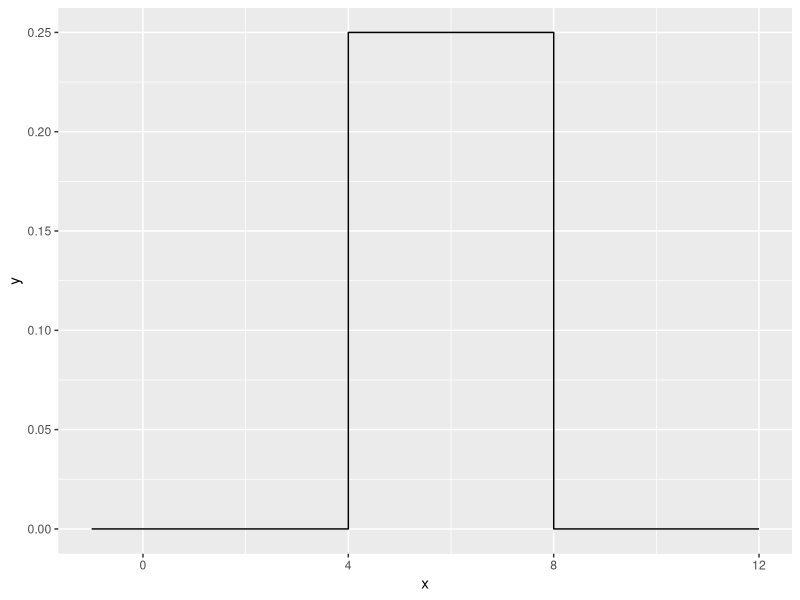
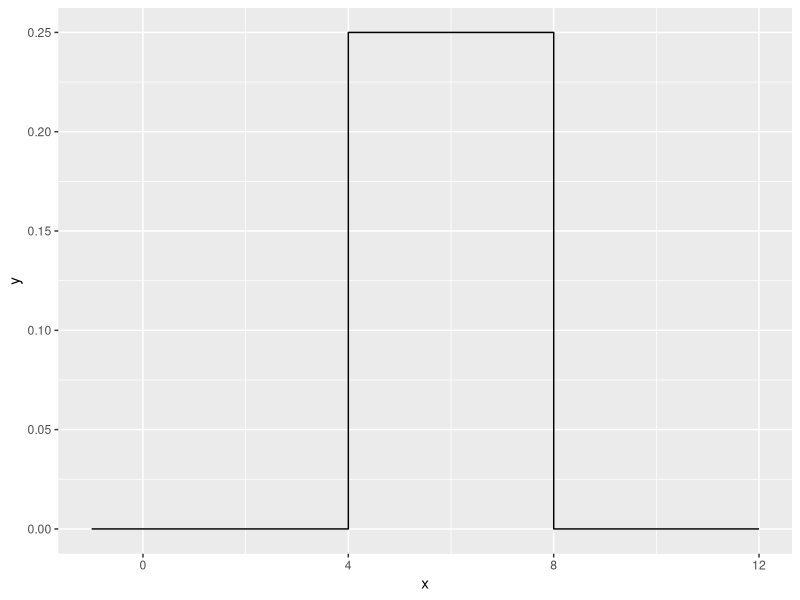
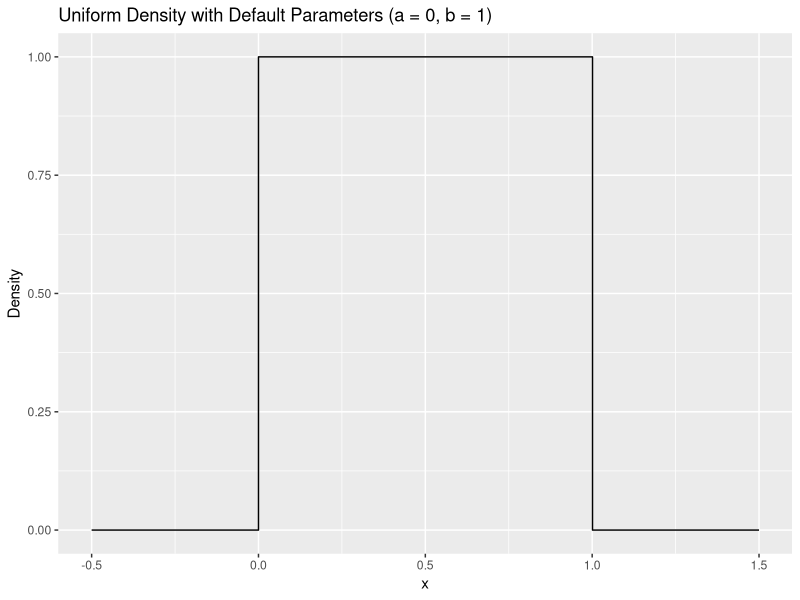
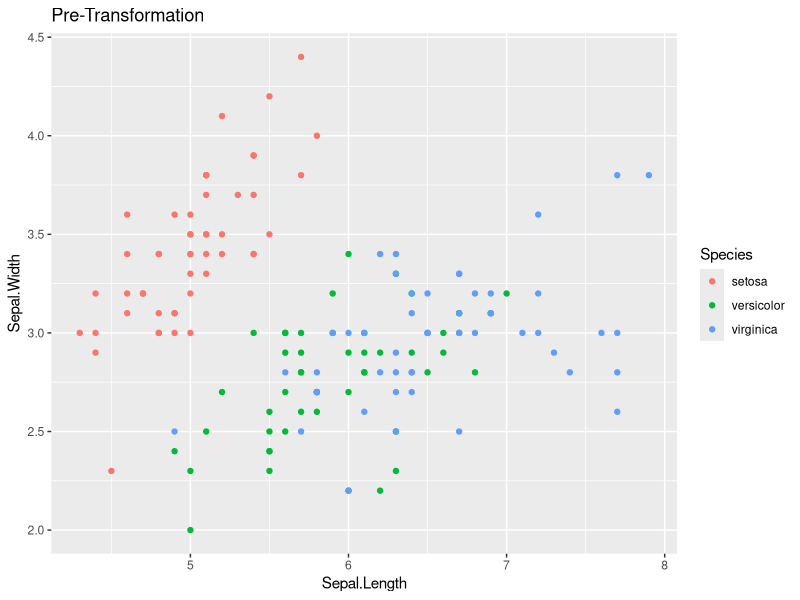
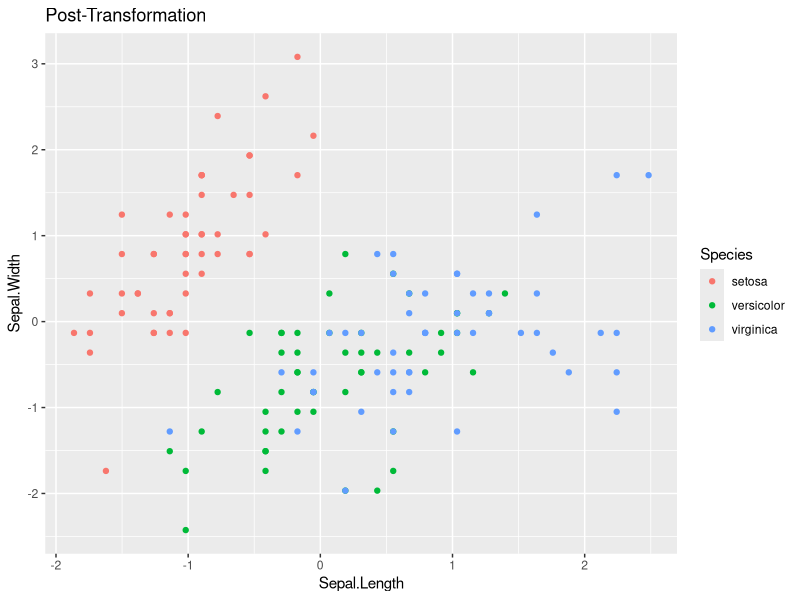

Recreate these plots in R, in order.
## ---- chunk 1
library(dplyr)
library(ggplot2)
library(microbenchmark)
## ---- chunk 2
duniform <- function(x, a, b) {
  if (x >= a & x <= b) {
    return(1 / (b - a))
  } else {
    return(0)
  }
}

duniform(x = 2, a = 4, b = 8)

duniform(x = 6, a = 4, b = 8)

duniform(x = 10, a = 4, b = 8)

duniform <- function(x, a, b) {
  output <- numeric(length(x)) # Pre-allocate output vector
  for (i in 1:length(x)) {
    if (x[i] >= a & x[i] <= b) {
      output[i] <- 1 / (b - a)
    } else {
      output[i] <- 0
    }
  }
  return(output)
}

data.frame(x = seq(-1, 12, by = .001)) %>%
  mutate(y = duniform(x, 4, 8)) %>%
  ggplot(aes(x = x, y = y)) +
  geom_step()

microbenchmark::microbenchmark(
  duniform(seq(-4, 12, by = .0001), 4, 8),
  times = 100
)

duniform <- function(x, a, b) {
  ifelse(x >= a & x <= b, 1 / (b - a), 0)
}

data.frame(x = seq(-1, 12, by = .001)) %>%
  mutate(y = duniform(x, 4, 8)) %>%
  ggplot(aes(x = x, y = y)) +
  geom_step()

microbenchmark::microbenchmark(
  duniform(seq(-4, 12, by = .0001), 4, 8),
  times = 100
)
## ---- chunk 3
duniform <- function(x, a = 0, b = 1) {
  ifelse(x >= a & x <= b, 1 / (b - a), 0)
}

data.frame(x = seq(-0.5, 1.5, by = .001)) %>%
  mutate(y = duniform(x)) %>%
  ggplot(aes(x = x, y = y)) +
  geom_step() +
  labs(
    title = "Uniform Density with Default Parameters (a = 0, b = 1)",
    x = "x",
    y = "Density"
  )
## ---- chunk 4
standardize <- function(x) {
  (x - mean(x, na.rm = TRUE)) / sd(x, na.rm = TRUE)
}

data('iris')

ggplot(iris, aes(x = Sepal.Length, y = Sepal.Width, color = Species)) +
  geom_point() +
  labs(title = 'Pre-Transformation')

iris.z <- iris %>% 
  mutate(across(where(is.numeric), standardize))

ggplot(iris.z, aes(x = Sepal.Length, y = Sepal.Width, color = Species)) +
  geom_point() +
  labs(title = 'Post-Transformation')
## ---- chunk 5
fizzbuzz <- function(n) {
  output <- character(n)
  
  for (i in 1:n) {
    if (i %% 15 == 0) {
      output[i] <- "Fizz-Buzz"
    } else if (i %% 3 == 0) {
      output[i] <- "Fizz"
    } else if (i %% 5 == 0) {
      output[i] <- "Buzz"
    } else {
      output[i] <- as.character(i)
    }
  }
  
  return(output)
}

fizzbuzz(15)
